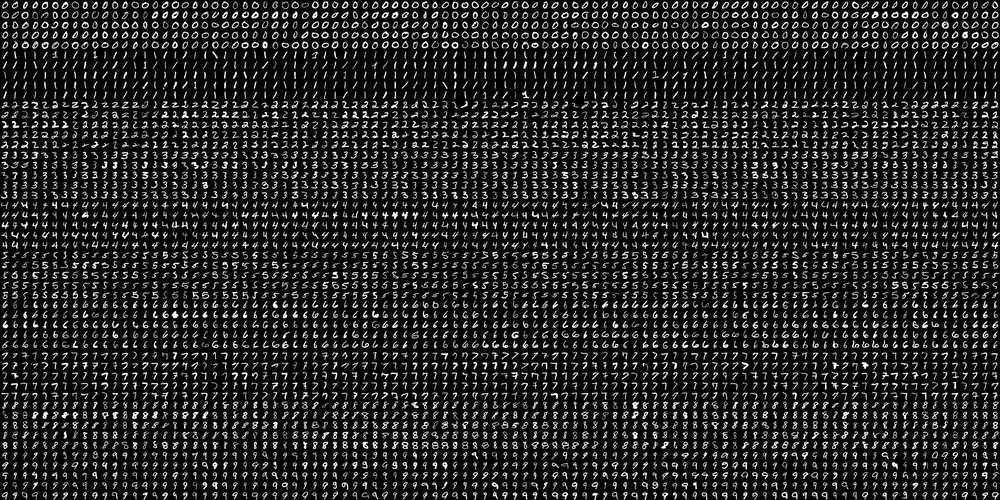
#> input picture HW26/HW26_part2_1/mnist.png, 1000 x 500 px, shrunk from 2000 x 1000 before the run
$ jupyter execute Untitled.ipynb
#> lines starting #> are read from the running program, lines starting #| are printed output that depends on the picture
[cell 1]
import cv2
import random
import matplotlib.pyplot as plt
import numpy as np

[cell 2]
img = cv2.imread("mnist.png" , 0)
#> img is the input picture: shape (500, 1000); min 0, max 255, mean 36.1

def number(rows,cols,num,x) :

        for i in range (x , x+100 ,int((rows/ (num/2)))):
                for j in range(0 , cols , int((cols/num))) :
                        target = img[i:i+int((cols/num)), j:j+int((cols/num))]
                        cv2.imwrite(f'small_image{x}/output{i},{j}.jpg', target)

rows,cols = img.shape
#> rows = 500; cols = 1000
num=rows/10
#> num = 50

for k in range (0,1000,100):
        number(rows,cols,num,k)
#> this loop made 10 passes
#> pass 1, in number, `cv2.imwrite(f'small_image{x}/output{i},{j}.jpg', target)`:
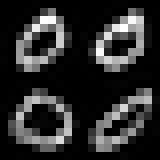
#> saved as output0,0.jpg: shape (20, 20) (shown 8 times larger); min 0, max 255, mean 43.1
#> pass 1, in number, `cv2.imwrite(f'small_image{x}/output{i},{j}.jpg', target)`:
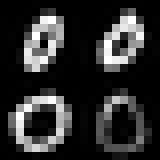
#> saved as output0,20.jpg: shape (20, 20) (shown 8 times larger); min 0, max 255, mean 45
#> pass 1, in number, `cv2.imwrite(f'small_image{x}/output{i},{j}.jpg', target)`:
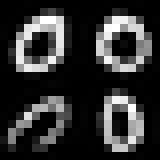
#> saved as output0,40.jpg: shape (20, 20) (shown 8 times larger); min 0, max 255, mean 48.9
#> pass 1, in number, `cv2.imwrite(f'small_image{x}/output{i},{j}.jpg', target)`:
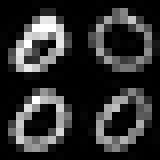
#> saved as output0,60.jpg: shape (20, 20) (shown 8 times larger); min 0, max 255, mean 46.3


cv2.imwrite("re.jpg" , img)
plt.imshow(img)

[cell 3]
img.shape
#> Out = (500, 1000)
